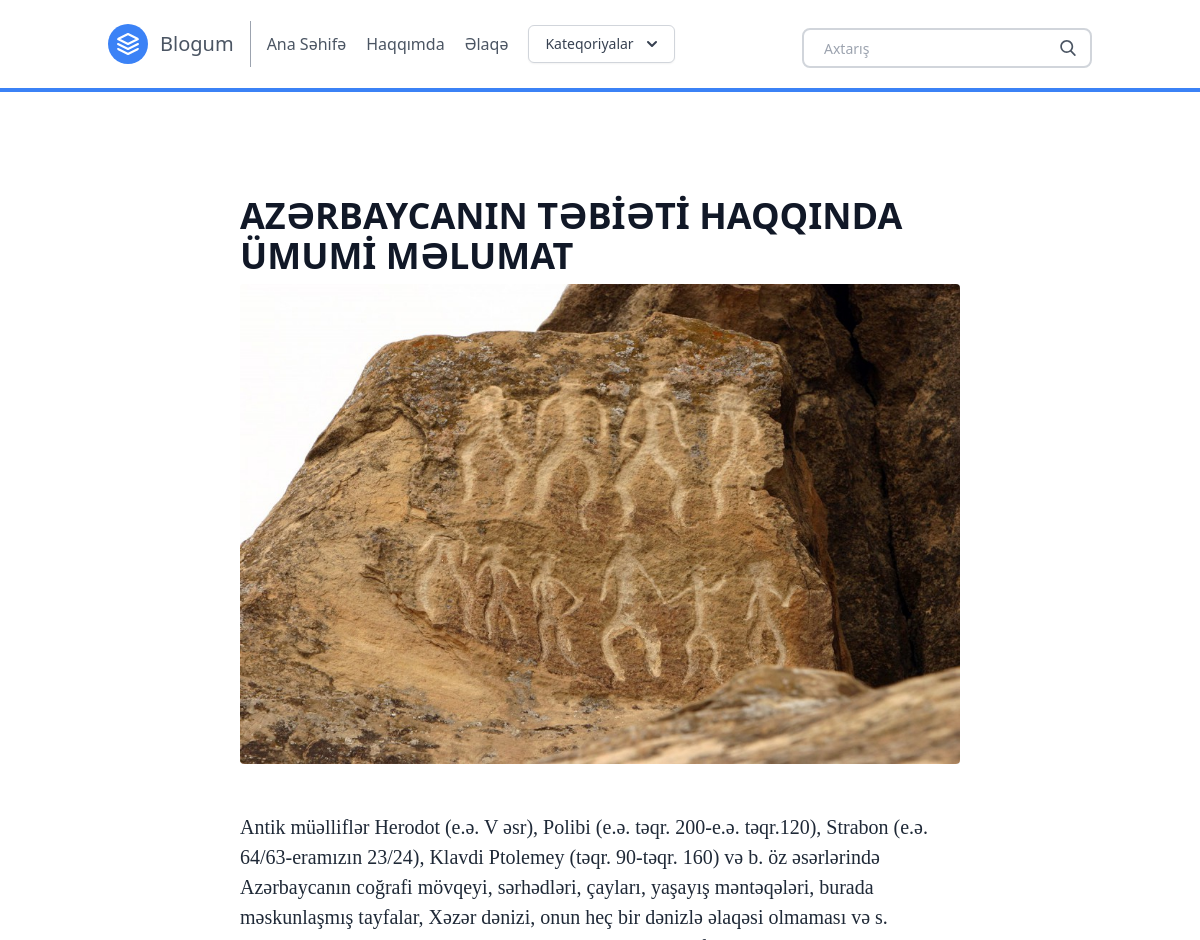
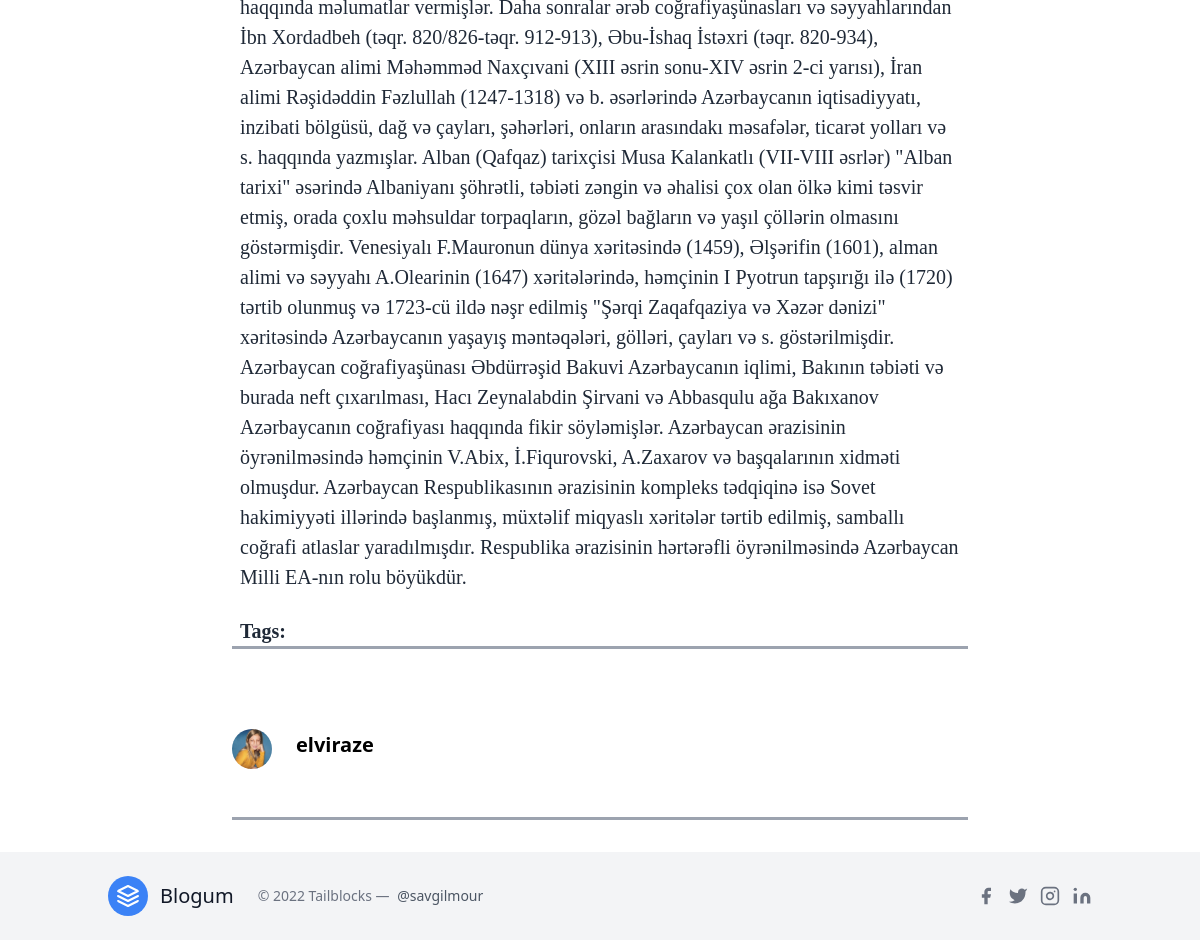
The app's page /post/post-2/ with its own data (2 pictures, top to bottom).
### posts/models.py (models this page shows, shortened)
class Post(models.Model):
    title = models.CharField(max_length=100)
    slug = models.SlugField()
    overview = models.TextField()
    timestamp = models.DateTimeField(auto_now_add=True)
    content = models.TextField()
    author = models.ForeignKey(Author, on_delete=models.CASCADE)
    thumbnail = models.ImageField()
    categories = models.ManyToManyField(Category)
    featured = models.BooleanField()
    tags = TaggableManager()

class Author(models.Model):
    user = models.OneToOneField(User, on_delete=models.CASCADE)
    profile_picture = models.ImageField()
    def __str__(self):
        return self.user.username

### posts/views.py (the view)
# urls.py: path('post/<slug>/', post, name = 'post'),
def post (request,slug):
    post = Post.objects.get(slug = slug)
    latest = Post.objects.order_by('-timestamp')[:6]
    context = {
        'post': post,
        'latest': latest,
    }
    return render(request, 'post.html', context)

### posts/templatetags/markdown_extras.py (called while the page is built)
@register.filter()
@stringfilter
def markdown(value):
    return md.markdown(value, extensions=['markdown.extensions.fenced_code'])

@register.simple_tag
def get_categories():
    return Category.objects.all()[0:3]

### templates/post.html (shortened to what this page needs)
{% extends 'base.html' %}
{% load markdown_extras %}
{% block content %}
<body class="bg-grey-100 font-sans leading-normal tracking-normal">
	<div class="container w-full md:max-w-3xl mx-auto pt-20">
		<div class="w-full px-4 md:px-6 text-xl text-gray-800 leading-normal" style="font-family:Georgia,serif;">
			<div class="font-sans">
						<h1 class="font-bold font-sans break-normal text-gray-900 pt-6 pb-2 text-3xl md:text-4xl">
						{{ post.title }}</h1>
						<img class="h-200 rounded w-full object-cover object-center mb-6" src="{{ post.thumbnail.url }}" alt="content">
			</div>
			<div class="py-6">
			{{ post.content | markdown | safe }}
			</div>
			<p>
				<strong>Tags:</strong>
			</p>
		</div>
		<hr class="border-b-2 border-gray-400 mb-8 mx-4">
		<div class="flex w-full items-center font-sans px-4 py-12">
			<img class="w-10 h-10 rounded-full mr-4" src="{{ post.author.profile_picture.url }}">
			<div class="flex-1 px-2">
				<p class="text-base font-bold text-base md:text-xl leading-none mb-2">
				{{ post.author }}</p>
			</div>
		</div>
		<hr class="border-b-2 border-gray-400 mb-8 mx-4">
	</div>
{% endblock content %}

### records on screen
Post: title "AZƏRBAYCANIN TƏBİƏTİ HAQQINDA ÜMUMİ MƏLUMAT", thumbnail (picture), content "Antik müəlliflər Herodot (e.ə. V əsr), Polibi (e.ə. təqr. 200-e.ə. təqr.120), Strabon (e.ə. 64/63-eramızın 23/24), Klavdi Ptolemey (təqr. 90-təqr. 160) və b. öz əsərlərində Azərbaycanın coğrafi mövqeyi, sərhədləri, çayları, yaşayış məntəqələri, burada məskunlaşmış tayfalar, Xəzər dənizi, onun heç bir dənizlə əlaqəsi olmaması və s. haqqında məlumatlar vermişlər. Daha sonralar ərəb coğrafiyaşünasları və səyyahlarından İbn Xordadbeh (təqr. 820/826-təqr. 912-913), Əbu-İshaq İstəxri (təqr. 820-934), Azərbaycan alimi Məhəmməd Naxçıvani (XIII əsrin sonu-XIV əsrin 2-ci yarısı), İran alimi Rəşidəddin Fəzlullah (1247-1318) və b. əsərlərində Azərbaycanın iqtisadiyyatı, inzibati bölgüsü, dağ və…", author.profile_picture (picture), author "elviraze"
